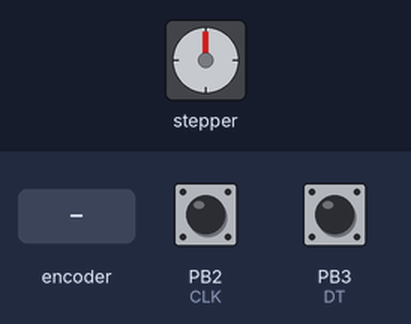
Bench run of a sketch on a simulated ATtiny85, built with avr-gcc and run on an emulated ATtiny85. Parts: stepper motor. The test bench sets the inputs (shaded band); at power-on: PB2 (CLK) HIGH, PB3 (DT) HIGH. Stepper angles assume 4096 steps per turn; what the sketch prints to the serial monitor is not drawn.

Above: at 1.2 s.
1.3 s: rotary encoder on PB2 (CLK) / PB3 (DT) turned 1 step (first pin leading)
At 2.2 s:
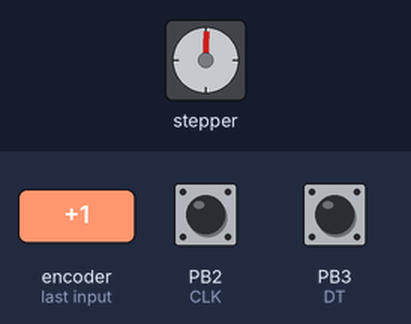
At 6.09 s:
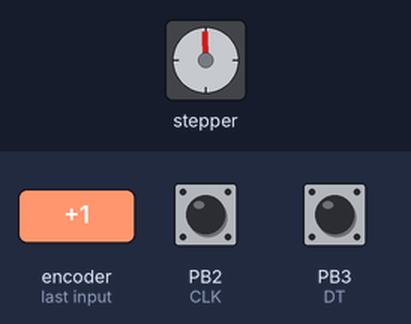
7.5 s: rotary encoder on PB2 (CLK) / PB3 (DT) turned 1 step (first pin leading)
At 8.1 s:
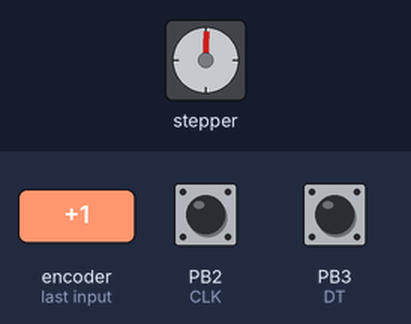
Timing chart, 0 to 13.9 s (numbered marks = the images above; inputs shaded):
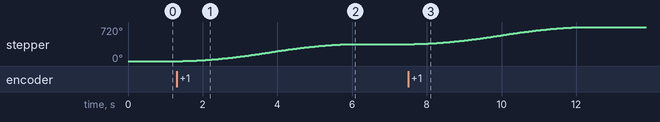

The sketch:

ex19_Rotary_Encoder.ino
```cpp
#include <AccelStepper.h>

#define CLK 2
#define DT 3
#define IN1 4
#define IN2 5
#define IN3 6
#define IN4 7

AccelStepper stepper(AccelStepper::HALF4WIRE, IN1, IN3, IN2, IN4);

int count;              // 회전 카운터 측정
int currentStateCLK;    // CLK의 현재 신호상태 저장
int lastStateCLK;       // 직전 CLK의 신호상태 저장
String currentDir = ""; // 현재 회전 방향 출력

void setup() {
  Serial.begin(9600);
  pinMode(CLK, INPUT);
  pinMode(DT, INPUT);
  lastStateCLK = digitalRead(CLK);

  stepper.setMaxSpeed(2000);      // 모터 최대 속도 설정
  stepper.setAcceleration(1000);  // 가속도 설정
}

void loop() {

  currentStateCLK = digitalRead(CLK);

  if(currentStateCLK != lastStateCLK && currentStateCLK == 1) {
    if(digitalRead(DT) != currentStateCLK){
      count++;
      currentDir = "시계방향 회전";
      stepper.move(4096);
      while (stepper.distanceToGo() != 0) {
        stepper.run();
      }
    } else {
      count--;
      currentDir = "반시계 방향 회전";
      stepper.move(-4096);
      while (stepper.distanceToGo() != 0) {
        stepper.run();
      }
    }
    Serial.print("회전방향: ");
    Serial.print(currentDir);
    Serial.print(" | Counter: ");
    Serial.println(count);
  }

  lastStateCLK = currentStateCLK;

  delay(1);

}
```

Measured:
- after the input at 1.3 s, stepper: turns 360° clockwise in 4.7 s, starting after 0.17 s
- after the input at 7.5 s, stepper: turns 360° clockwise in 4.7 s, starting after 0.17 s
